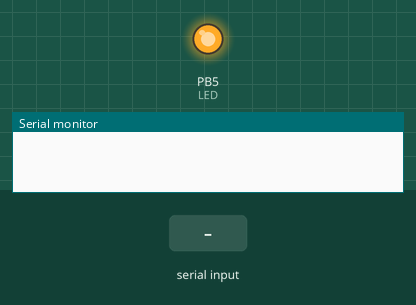
Bench run of a program on a simulated ATmega328P, built with avr-gcc and emulated at 16 MHz (the files do not name the chip). On the bench: output pins drawn as LEDs (lit = HIGH), the last lines printed to the serial monitor. The inputs (shaded band) are chosen by the test bench.

Above: at 0.1 s.
At 1.2 s:
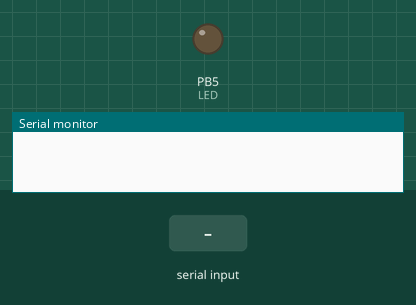
1.3 s: "1\n" received over Serial
At 2.4 s:
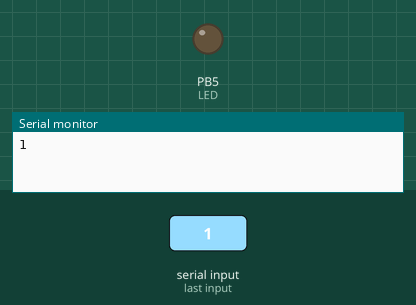
Timing chart, 0 to 4.3 s (numbered marks = the images above; inputs shaded):
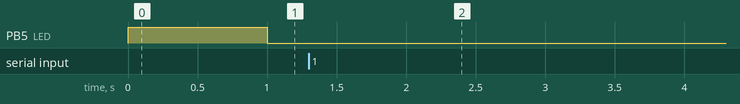

Measured:
- after the input at 1.3 s, PB5 (LED): stops changing and stays LOW

The program:

main.c
```c
/*
 * UARTinterrupt.cpp
 * Author : Tibor Rojko
 */

#include <avr/io.h>
#define F_CPU 16000000
#include <util/delay.h>
#include <avr/interrupt.h>
#include "USART.h"

ISR(USART_RX_vect);

char msg[10];
uint8_t charsize = 50;

int main(void)
{
	DDRB |= (1 << PINB5);

    initUSART();
    sei();

	while (1)
    {
		//Basicly, do nothing...
		PORTB ^= (1 << PINB5);		//Toggle Port B Pin 5, Arduino pin13, with Built-In LED
		_delay_ms(1000);		//delay 1 sec
    }
}

ISR(USART_RX_vect)
{
	readString(msg, charsize);
	printEcho(msg);
}
```

USART.c
```c
/*
 * Simple USART library
 * USART.h
 * Author: Tibor Rojko
 */

#include <avr/io.h>
#define F_CPU 16000000
#define BAUD 9600
#include <util/setbaud.h>
#include "USART.h"

void initUSART(void)							//requires BAUD
{
	UBRR0H = UBRRH_VALUE;						// defined in setbaud.h */
	UBRR0L = UBRRL_VALUE;

	//Enable USART transmitter/receiver & RX interrupt
	UCSR0B = (1 << RXCIE0) |(1 << TXEN0) | (1 << RXEN0);
	UCSR0C = (1 << UCSZ01) | (1 << UCSZ00);				//8 data bits, 1 stop bit
}

static void transmitByte(unsigned char data)
{
	//Wait for empty transmit buffer
	while (!(UCSR0A & (1<<UDRE0)));

	//Put data into buffer, sends the data
	UDR0 = data;
}

static unsigned char receiveByte(void)
{
	//Wait for data to be received
	while (!(UCSR0A & (1<<RXC0)));
	//Get and return received data from buffer
	return UDR0;
}

void printString(char myString[])
{
	uint8_t i = 0;
	while (myString[i]) {
		transmitByte(myString[i]);
		i++;
	}
}

void readString(char myString[], uint8_t maxLength)
{
	char response;
	uint8_t i;
	i = 0;
	while (i < (maxLength - 1)) {                   //prevent over-runs
		response = receiveByte();
		transmitByte(response);                 //echoing
		if (response == '\r') {                 //enter (\r) marks the end
			break;
		}
		else {
			myString[i] = response;         //add in a letter
			i++;
		}
	}
	myString[i] = 0;				//terminal NULL character
}

//temporary routine for test (feedback)
void printEcho(char msg[])
{
	printString("OK! >>> msg: ");
	printString(msg);
	printString("\r\n");
}
```

USART.h
```c
/*
 * Simple USART library
 * USART.h
 * Author: Tibor Rojko
 */


#ifndef USART_H_
#define USART_H_

void initUSART(void);                                     //Initialize USART module
void printString(char myString[]);                        //Send string to serial
void readString(char myString[], uint8_t maxLength);      //Read string from serial
void printEcho(char msg[]);                               //temp

#endif /* USART_H_ */
```
